Frame 1 (no input): blank canvas, image omitted
Frame 60 (no input): blank canvas, image omitted
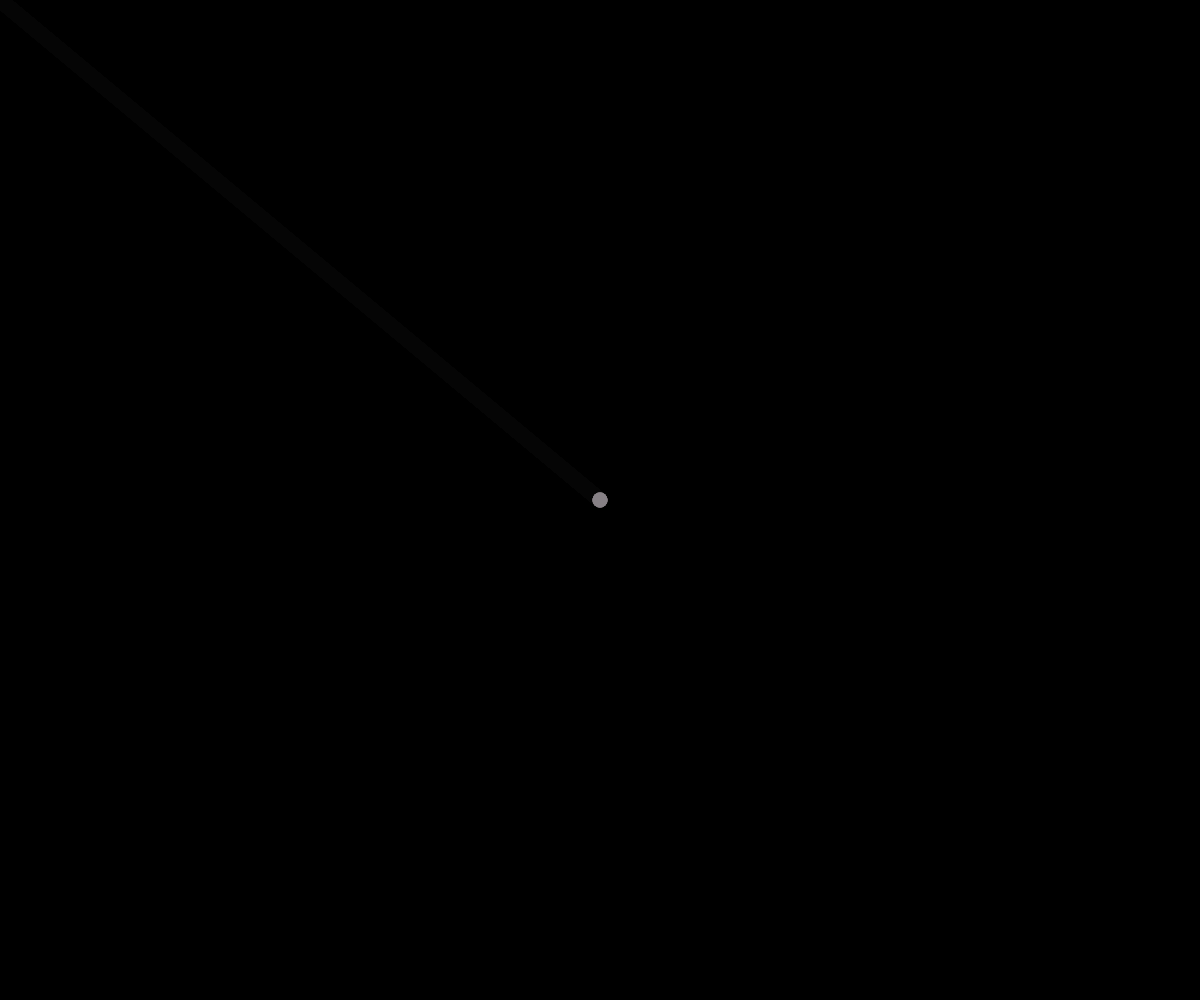
Frame 120 (the mouse pressed at the canvas centre since frame 60)

The p5.js sketch whose frames 1 and 60 were blank and that drew this single picture after the mouse press (run headless with seeded random() and noise() and a simulated clock; from frame 60 on, the mouse is pressed at the canvas centre):

// p5.js sketch
// ── sketch.js
let col, col1, col2;
let button


function setup() {




  Button1 = createButton('scene 1')




  createCanvas(windowWidth, windowHeight);
  pixelDensity(1);

background(0);
noStroke(0);
strokeWeight(15);
noFill();

col1=color("#851400");
col2=color("#00e2f2");
}


function draw() {


  noStroke();
  fill(0, 25);
  rect(0, 0, width, height);

let i = constrain(map(mouseX, 0, width, 0, 1), 0, 1);


col = lerpColor(col1, col2, i);


  
  stroke(col);
  line(pmouseX, pmouseY, mouseX, mouseY);
  }


  function mousePressed() {
    background(0);

    col1 = color(random(255), random(255), random(255));
    col2 = color(random(255), random(255), random(255));


  }
